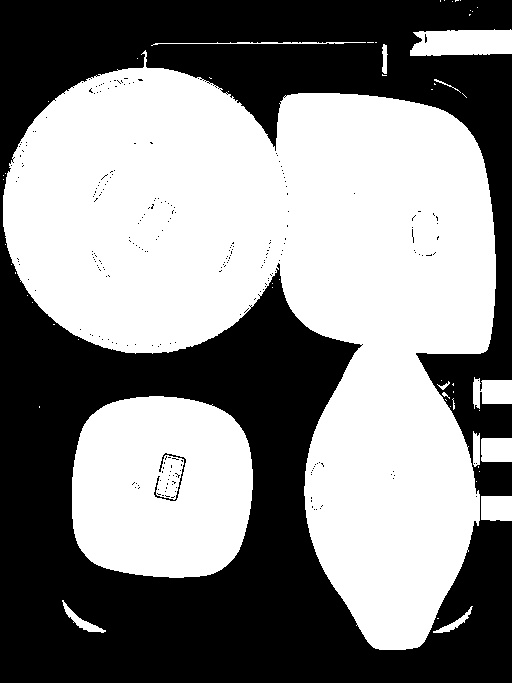
//> input picture Feature_Test/连接边缘分割/thresholdimg.jpg, 512 x 683 px
$ ./基于距离的图像分割   (built with g++ and OpenCV 4)
//> lines starting //> are read from the running program, lines starting //| are printed output that depends on the picture; after the words box and inside, x2 and y2 are one past the last pixel; in counts of white or black regions, pixels touching at a corner belong together
// 基于距离的图像分割.cpp : 定义控制台应用程序的入口点。
//http://www.bubuko.com/infodetail-2274333.html
#include "stdafx.h"
#include <opencv2/opencv.hpp>
#include <iostream>
#include <math.h>

using namespace std;
using namespace cv;

// [66 lines left out: function FindMax2, not called in this run]

/*
*Kenalsize 核大小，必须为奇数
*/
void FindMax1(Mat distImg, int Kenalsize)
{
	Size imgSize = distImg.size();
	int width = distImg.cols;
	int height = distImg.rows;
	int _step = distImg.step[0];
	int _step1 = distImg.step[1];
	int _step2 = distImg.step[2];
	const int channels = distImg.channels();
	int step = (Kenalsize - 1) / 2;

	Mat _img = Mat::zeros(Size(width,height),CV_8UC1);
	//遍历宽度
	uchar* p;
	for (int y = step; y < height - step; y++)
	{
		//遍历高度
		for (int x = step; x < width - step; x++)
		{
			//算子操作
			for (int i = 0 - step; i < Kenalsize - step; i++)
			{
				for (int j = 0 - step; j < Kenalsize - step; j++)
				{
					if (distImg.at<float>(y, x) > distImg.at<float>(y + i, x + j))
						distImg.at<float>(y + i, x + j) = 0;
				}
			}
		}
	}
	// [12 lines of commented-out code are left out]
	imshow("_img", _img);
	imshow("distImg1", distImg);
}

//计算欧氏距离的函数
// [90 lines left out: functions calcEuclideanDiatance, calcChessboardDistance, calcBlockDistance, distanceTrans, not called in this run]


int main()
{
	Mat src = imread("thresholdimg.jpg");
//> src is the input picture: 683 rows x 512 cols, CV_8UC3; min 0, max 255, mean 136.1
	Mat grayImg;
	cvtColor(src, grayImg, CV_BGR2GRAY);
	Mat thresholdimg;
	threshold(grayImg, thresholdimg, 200, 255, THRESH_BINARY);
//> thresholdimg: 683 rows x 512 cols, CV_8UC1; 53.4% white; 255 black regions (253 under 20 px), largest, box (x1, y1, x2, y2) and area: (0, 0, 512, 683) 162357, (154, 453, 186, 501) 194
	Mat k = Mat::ones(5, 5, CV_8UC1); //结构元素全是1,结构的大小影响分割效果
	dilate(thresholdimg, thresholdimg, k);
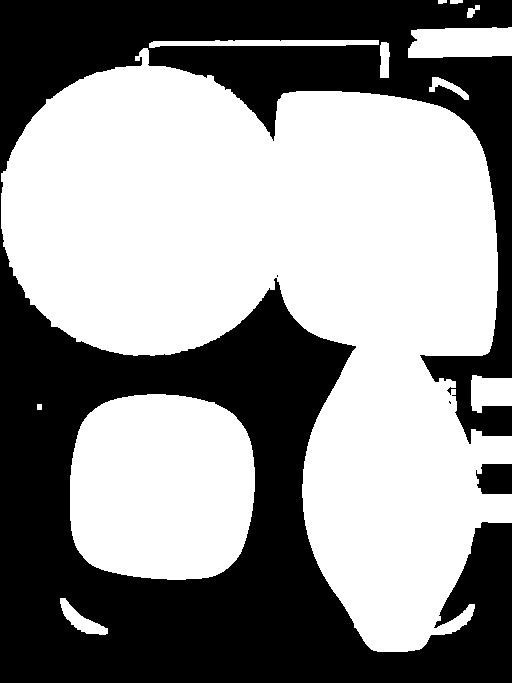
//> thresholdimg: 683 rows x 512 cols, CV_8UC1; 56.7% white; 4 black regions (2 under 20 px), largest, box (x1, y1, x2, y2) and area: (0, 0, 512, 683) 150422, (476, 464, 512, 494) 970
	Mat distImg;
	distanceTransform(thresholdimg, distImg, DIST_L1, 3, 5);
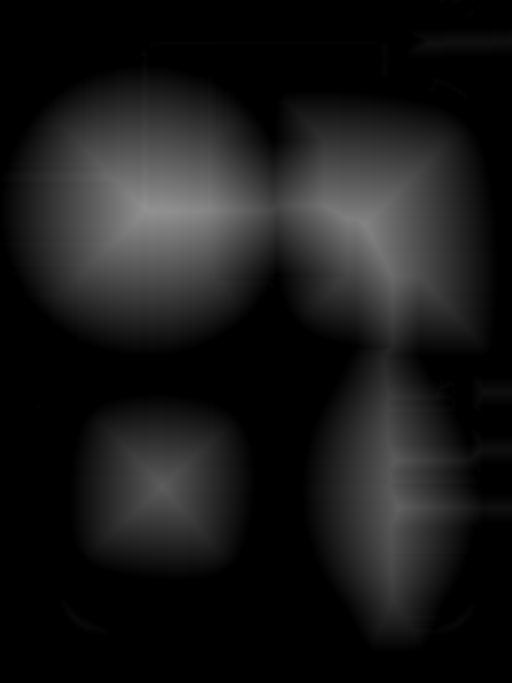
//> distImg: 683 rows x 512 cols, CV_32FC1; min 0, max 146, mean 25.2
	normalize(distImg, distImg, 0, 1, NORM_MINMAX); //标准化归一化到[0~1]
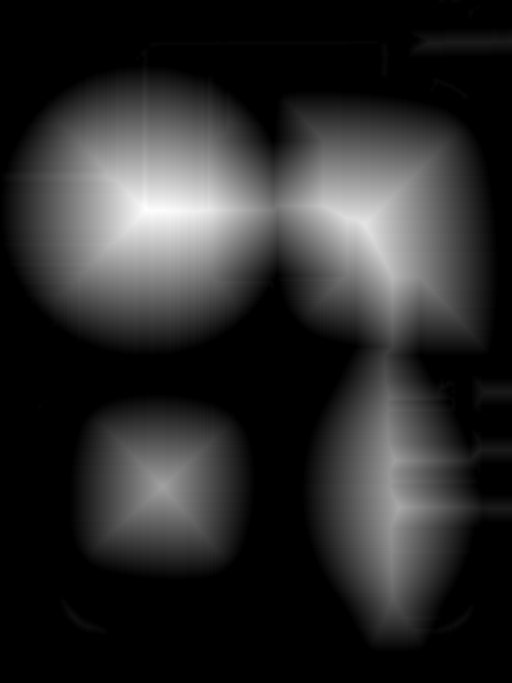
//> distImg: 683 rows x 512 cols, CV_32FC1; min 0, max 1, mean 0.173
	imshow("distImg", distImg);
	Mat mask;
	FindMax1(distImg,5);
//> after the loop in FindMax1, `for (int y = step; y < height - step; y++)`:
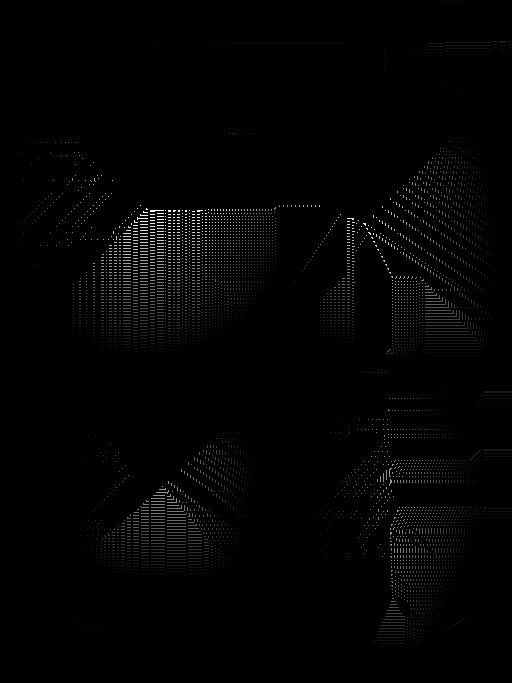
//> distImg: 683 rows x 512 cols, CV_32FC1; min 0, max 1, mean 0.0116
	// [10 lines of commented-out code are left out]
	waitKey(0);
	return 0;
}
